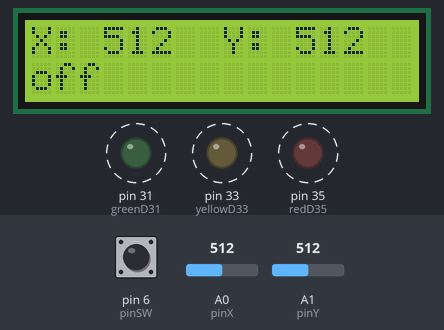
A sketch run on a simulated Arduino Mega 2560, built with avr-gcc and run on an emulated ATmega2560. On the bench: 16×2 character LCD, output pins drawn as LEDs (lit = HIGH). Dashed ring = blinking. The inputs (shaded band) are chosen by the test bench; at power-on: pin 6 (pinSW) HIGH, A0 (pinX) = 512, A1 (pinY) = 512. Pins used as bus, display or sensor lines are not drawn; what the sketch prints to the serial monitor is not drawn.

Above: at 1.19 s.
1.4 s: pin 6 (pinSW) pulled LOW for 0.75 s
At 2.57 s:
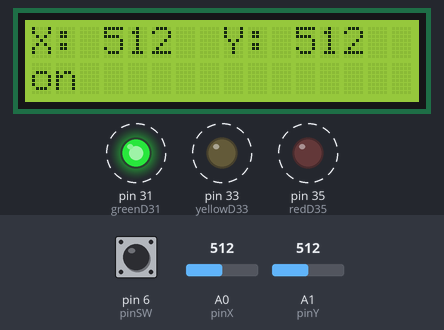
3.6 s: A0 (pinX) set to 716
At 4.46 s:
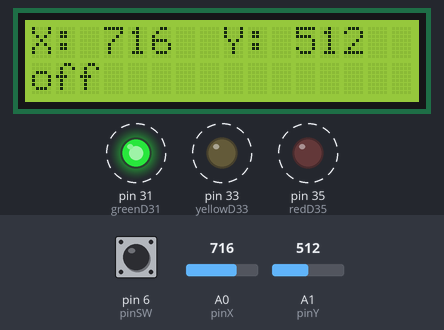
5.4 s: A1 (pinY) set to 716
At 5.94 s:
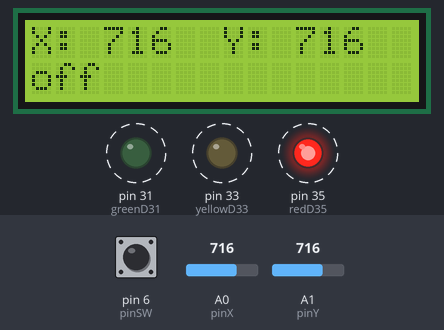
7.2 s: pin 6 (pinSW) pulled LOW for 1 s
At 7.83 s:
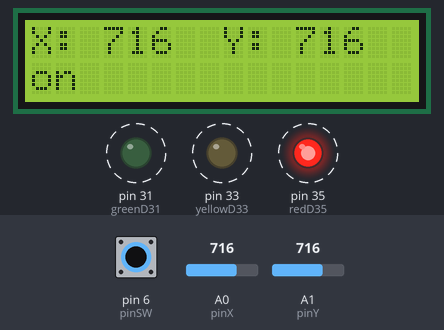
11.6 s: A0 (pinX) set to 900
At 12.44 s:
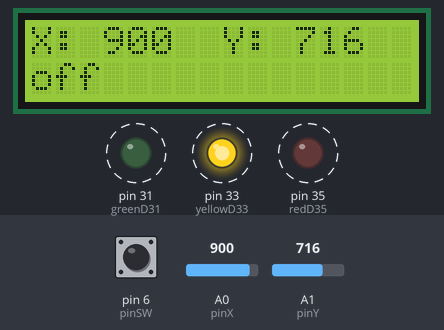
Timing chart, 0 to 14.5 s (numbered marks = the images above; inputs shaded):
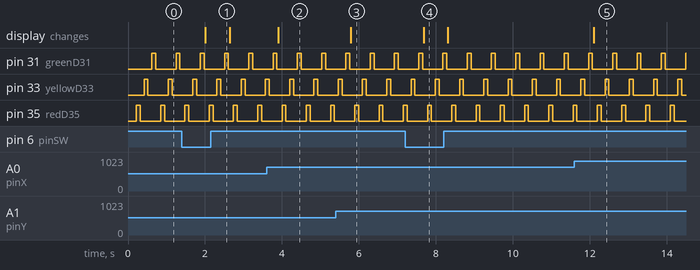

The sketch:

LCD.ino
```cpp
#include <LiquidCrystal.h>;
#include <SPI.h>;
#include <MFRC522.h>

//LCD
const int rs = 12;
const int en = 11;
const int d5 = 5;
const int d4 = 4;
const int d3 = 3;
const int d2 = 2;
LiquidCrystal lcd(rs, en, d5, d4, d3, d2);

//traffic lights
const int greenD31 = 31;
const int yellowD33 = 33;
const int redD35 = 35;

//joistic input
const int pinX = A0;
const int pinY = A1;
const int pinSW = 6;

//RFID
const int d7 = 7;
const int d8 = 8;
const int d9 = 9;
const int d10 = 10;

#define SS_PIN  53
#define RST_PIN 49

MFRC522 rfid(SS_PIN, RST_PIN);

void setup() {
  Serial.begin(9600);

  //LCD number of columns and rows
  lcd.begin(16, 2);
  pinMode(pinSW, INPUT_PULLUP);

  //trafic lights
  pinMode(greenD31, OUTPUT);
  pinMode(yellowD33, OUTPUT);
  pinMode(redD35, OUTPUT);

  //RFID
  Serial.begin(9600);
  while (!Serial);      // wait for Serial Monitor to open
  SPI.begin();
  rfid.PCD_Init();
  rfid.PCD_DumpVersionToSerial();
  Serial.println("Scan a card/tag...");
}

void loop() {
  lcd.clear();
  lcd.setCursor(0, 0);

  int x = analogRead(pinX);      // 0..1023
  int y = analogRead(pinY);      // 0..1023
  bool pressed = digitalRead(pinSW) == LOW;

  lcd.setCursor(0, 0); // set the cursor to column 0, line 1, line 1 is the second row
  String line = "X: " + String(x) + "  Y: " + String(y);
  lcd.print(line);

  lcd.setCursor(0, 1);
  lcd.print(pressed ? "on" : "off");

  delay(100);

  digitalWrite(redD35, HIGH);
  delay(100);
  digitalWrite(redD35, LOW);
  delay(100);
  digitalWrite(yellowD33, HIGH);
  delay(100);

  digitalWrite(yellowD33, LOW);
  delay(100);
  digitalWrite(greenD31, HIGH);
  delay(100);
  digitalWrite(greenD31, LOW);

  //RFID
  if (!rfid.PICC_IsNewCardPresent()) return;
  // Select the card
  if (!rfid.PICC_ReadCardSerial()) return;

  Serial.print("UID: ");
  for (byte i = 0; i < rfid.uid.size; i++) {
    Serial.print(rfid.uid.uidByte[i] < 0x10 ? " 0" : " ");
    Serial.print(rfid.uid.uidByte[i], HEX);
  }
  Serial.println();

  rfid.PICC_HaltA();
}
```

Measured:
- after the input at 1.4 s, the display: changes after 0.61 s (image 1)
- after the input at 3.6 s, the display: changes after 0.30 s (image 2)
- after the input at 5.4 s, the display: changes after 0.39 s (image 3)
- after the input at 7.2 s, the display: changes after 0.48 s (image 4)
- after the input at 11.6 s, the display: changes after 0.50 s (image 5)
- by itself, pin 31 (greenD31), pin 33 (yellowD33), pin 35 (redD35): alternates HIGH for 0.10 s and LOW for 0.53 s
